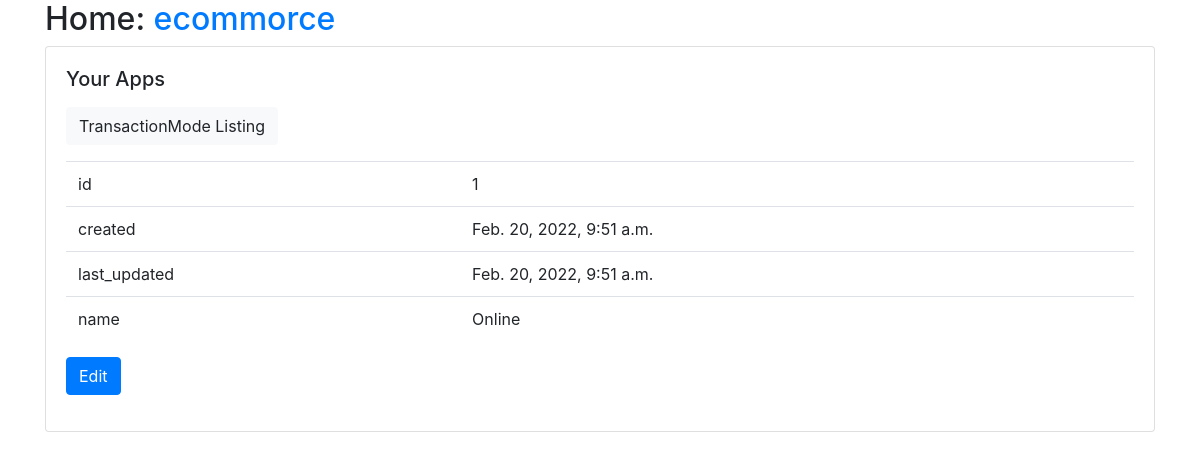
The app's page /Transaction/Transaction/TransactionMode/detail/1/ with its own data.
### Transaction/models.py (models this page shows, shortened)
class TransactionMode(models.Model):
    id = models.AutoField(primary_key=True)
    created = models.DateTimeField(auto_now_add=True, editable=False)
    last_updated = models.DateTimeField(auto_now=True, editable=False)
    name = models.CharField(max_length=30)
    class Meta:
        pass
    def get_update_url(self):
        return reverse("Transaction_TransactionMode_update", args=(self.id,))

### Transaction/views.py (the view)
# urls.py: path("Transaction/TransactionMode/detail/<int:id>/", views.TransactionModeDetailView.as_view(), name="Transaction_TransactionMode_detail"),
class TransactionModeDetailView(generic.DetailView):
    model = models.TransactionMode
    form_class = forms.TransactionModeForm
    pk_url_kwarg = "id"

### Transaction/templates/Transaction/transactionmode_detail.html
{% extends "base.html" %}
{% load static %}
{% block content %}
<p>
    <a class="btn btn-light" href="{% url 'Transaction_TransactionMode_list' %}">
    TransactionMode Listing
    </a>
</p>
<table class="table">
    <tr><td>id</td><td>{{ object.id }}</td></tr>
    <tr><td>created</td><td>{{ object.created }}</td></tr>
    <tr><td>last_updated</td><td>{{ object.last_updated }}</td></tr>
    <tr><td>name</td><td>{{ object.name }}</td></tr>
</table>
<a class="btn btn-primary" href="{{object.get_update_url}}">Edit</a>
{% endblock %}

### records on screen
TransactionMode: id "1", created "Feb. 20, 2022, 9:51 a.m.", last_updated "Feb. 20, 2022, 9:51 a.m.", name "Online"
